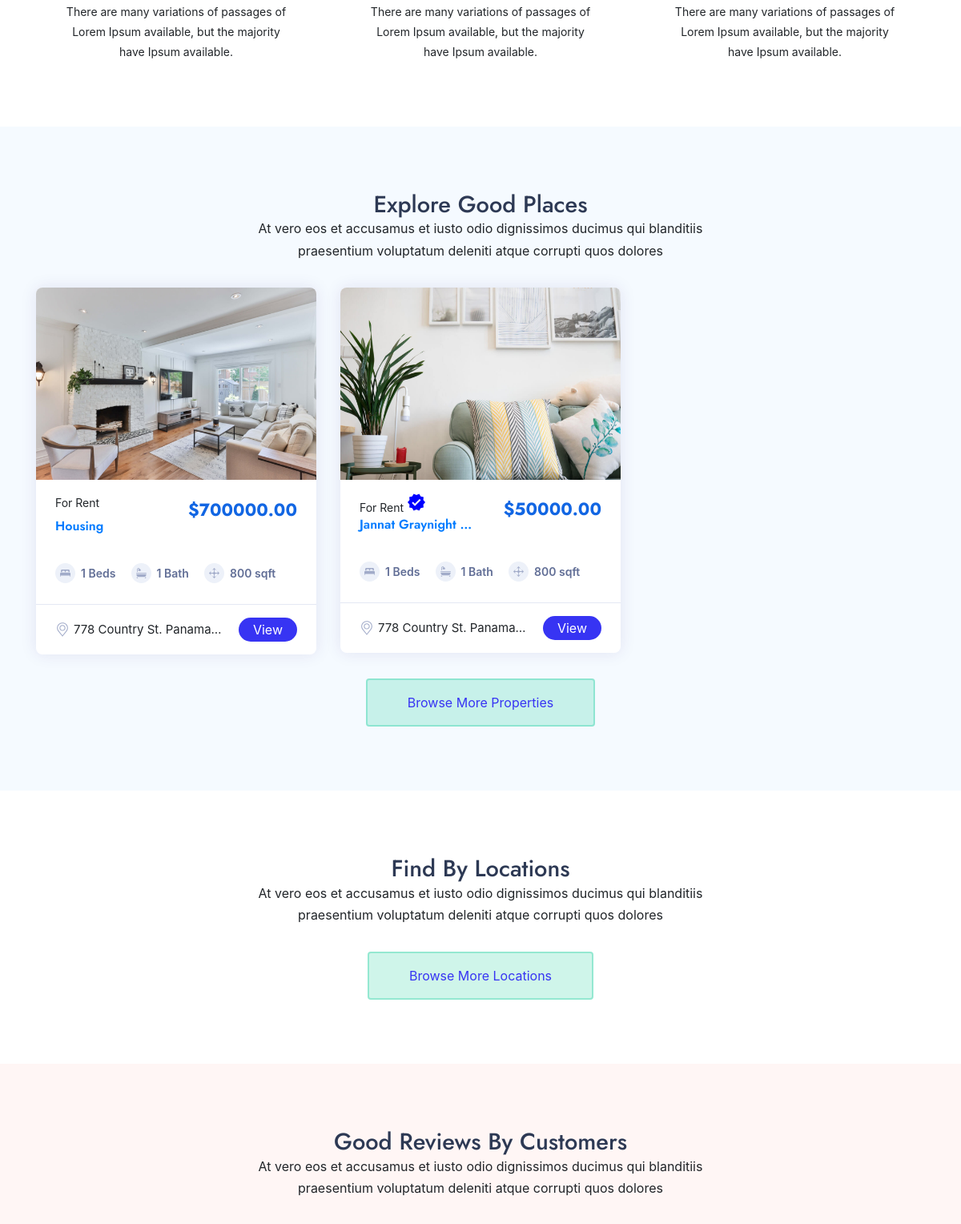
The app's page / (middle part), older data.
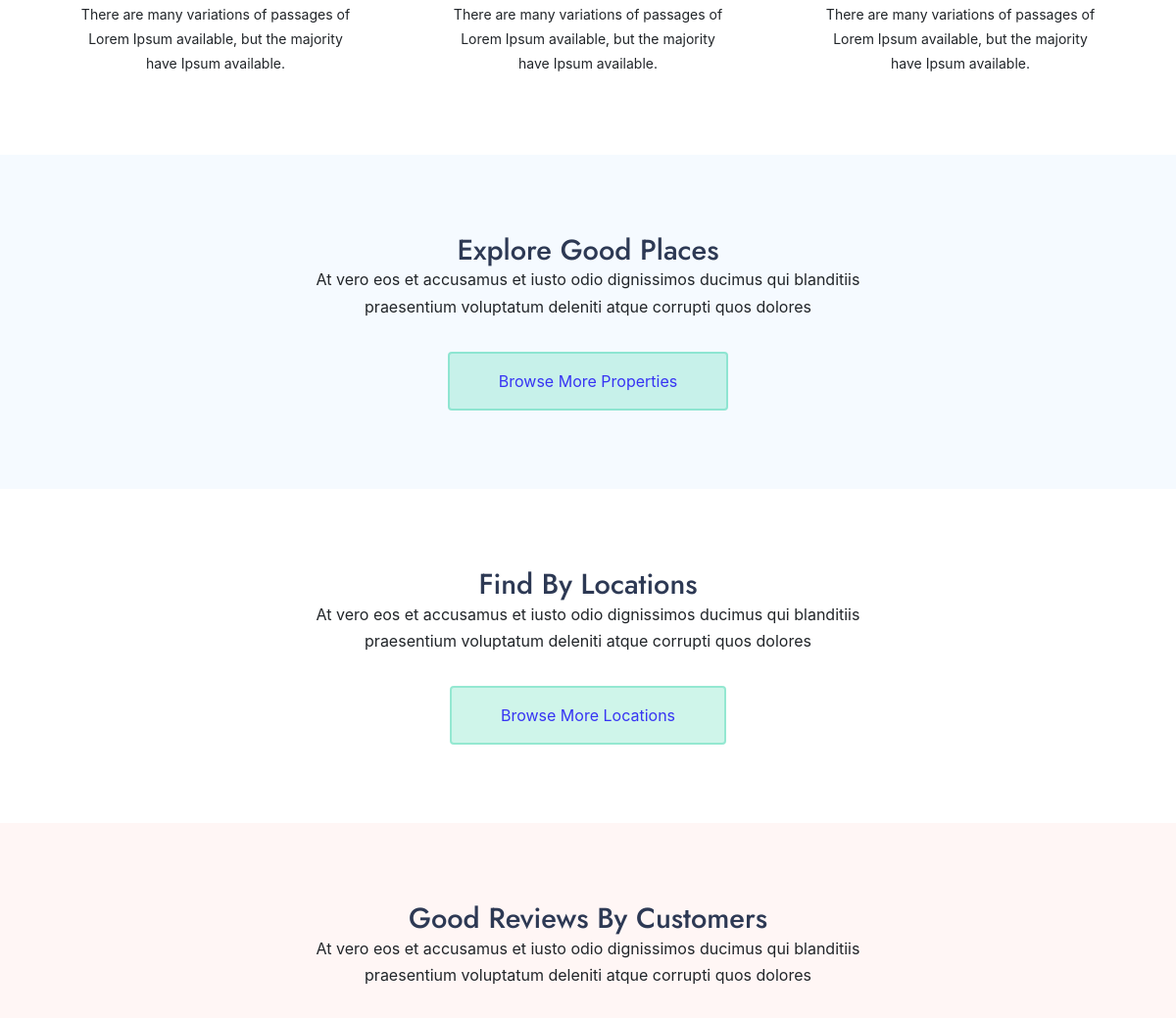
The same page, newer data.
### real/models.py (models this page shows, shortened)
class Listing(models.Model):
    listing_user = models.ForeignKey(CustomUser, related_name='listing_user' ,on_delete=models.CASCADE)
    title = models.CharField(max_length=225)
    status = models.CharField(max_length=225)
    property_type = models.CharField(max_length=225)
    price = models.DecimalField(max_digits=10 ,decimal_places=2)
    area = models.CharField(max_length=225)
    bedrooms = models.CharField(max_length=225)
    bathrooms = models.CharField(max_length=225)
    address = models.CharField(max_length=225)
    city = models.CharField(max_length=100)
    state = models.CharField(max_length=100)
    zipcode = models.CharField(max_length=100)
    description = models.TextField()
    building_Age = models.CharField(max_length=225 ,blank=True, null=True)
    garage = models.CharField(default=0,max_length=225 ,blank=True, null=True)
    Rooms = models.CharField(max_length=225 ,blank=True, null=True)
    sqft = models.CharField(max_length=225)
    image = models.FileField(upload_to='images/photos')
    photo_1 = models.ImageField(upload_to='images/photos', blank=True, null=True)
    photo_2 = models.ImageField(upload_to='images/photos', blank=True, null=True)
    photo_3 = models.ImageField(upload_to='images/photos', blank=True, null=True)
    contact_name = models.CharField(max_length=100)
    contact_email = models.CharField(max_length=225)
    contact_phone = models.CharField(max_length=100, blank=True , null=True, unique=True)
    list_date = models.DateTimeField(default=datetime.now, blank=True)
    is_published = models.BooleanField(default=True)
    slug = models.SlugField(default='', null=True, blank=True)

### real/views.py (the view)
# urls.py: path('', homeview, name="home"),
def homeview(request):
    property = Listing.objects.order_by('-list_date').all()[:6]
    find_location = Featured.objects.filter(is_active=True)[:6]
    content = {
        'property':property,
        'find_location':find_location,
        'properity_type_choices': properity_type_choices,
        'bedroom_choices': bedroom_choices,
        'bath_rooms_choices': bath_rooms_choices,
        'values': request.POST
        }
    return render(request, 'index.html', content)

### template/index.html (shortened to what the changed rows need)
{% extends 'include/base.html' %} {% load static %} {% block body %}
<section class="bg-light">
    <div class="container">
        <div class="row justify-content-center">
            <div class="col-lg-7 col-md-10 text-center">
                <div class="sec-heading center">
                    <h2>Explore Good places</h2>
                </div>
            </div>
        </div>
        <div class="row">
            {% for i in property %}
            <div class="col-lg-4 col-md-6 col-sm-12">
                <div class="property-listing property-2">
                    <div class="listing-img-wrapper">
                        <div class="list-img-slide">
                            <div class="">
                                <div>
                                    <a href="{%  url 'index:property_details'  i.slug %}"><img src="{{ i.image.url }}" class="img-fluid mx-auto" alt="" /></a>
                                </div>
                            </div>
                        </div>
                    </div>
                    <div class="listing-detail-wrapper">
                        <div class="listing-short-detail-wrap">
                            <div class="listing-short-detail">
                                <span class="property-type">{{ i.status  }}
                                    {% if i.listing_user.agent.is_approve %}
                                        <span class="material-icons-sharp" style="color:blue;">verified</span>
                                        {% else %}
                                        <h4></h4>
                                    {% endif %}
                                </span>
                                <h4 class="listing-name verified">
                                    <a href="">{{ i.title|truncatechars:18 }}
                                    </a>
                                </h4>
                            </div>
                            <div class="listing-short-detail-flex">
                                <h6 class="listing-card-info-price">${{ i.price }}</h6>
                            </div>
                        </div>
                    </div>
                    <div class="price-features-wrapper">
                        <div class="list-fx-features">
                            <div class="listing-card-info-icon">
                                <div class="inc-fleat-icon"><img src="{% static 'assets/img/bed.svg' %}" width="13" alt="" /></div>{{ i.bedrooms }} Beds
                            </div>
                            <div class="listing-card-info-icon">
                                <div class="inc-fleat-icon"><img src="{% static 'assets/img/bathtub.svg' %}" width="13" alt="" /></div>{{ i.bathrooms }} Bath
                            </div>
                            <div class="listing-card-info-icon">
                                <div class="inc-fleat-icon"><img src="{% static 'assets/img/move.svg' %}" width="13" alt="" /></div>800 sqft
                            </div>
                        </div>
                    </div>
                    <div class="listing-detail-footer">
                        <div class="footer-first">
                            <div class="foot-location"><img src="{% static 'assets/img/pin.svg' %}" width="18" alt="" />{{ i.address|truncatechars:23 }}</div>
                        </div>
                        <div class="footer-flex">
                            <a href="{%  url 'index:property_details'  i.slug %}" class="prt-view">View</a>
                        </div>
                    </div>
                </div>
            </div>
            {% endfor %}
        </div>
    </div>
</section>
<section>
    <div class="container">
        <div class="row justify-content-center">
            <div class="col-lg-7 col-md-10 text-center">
                <div class="sec-heading center">
                    <h2>Find By Locations</h2>
                </div>
            </div>
        </div>
    </div>
</section>
<section class="bg-orange">
    <div class="container">
        <div class="row justify-content-center">
            <div class="col-lg-7 col-md-10 text-center">
                <div class="sec-heading center">
                    <h2>Good Reviews by Customers</h2>
                </div>
            </div>
        </div>
    </div>
</section>
{% endblock body %}}

Row changes from the older to the newer data that the page shows:
removed Listing: image (picture), status "For Rent", title "Housing", price "700000.00", bedrooms "1", bathrooms "1", address "778 Country St. Panama…"
removed Listing: image (picture), status "For Rent", title "Jannat Graynight …", price "50000.00", bedrooms "1", bathrooms "1", address "778 Country St. Panama…"
